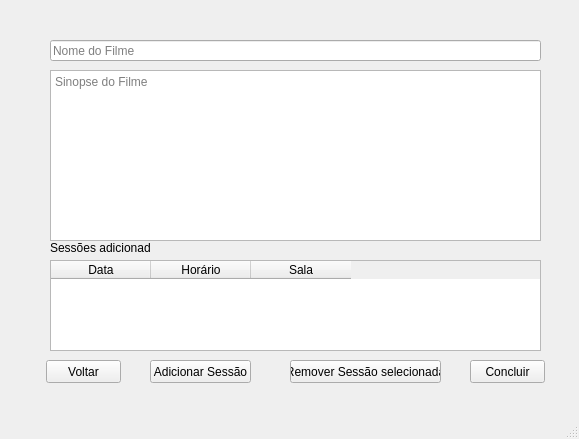
<?xml version="1.0" encoding="UTF-8"?>
<ui version="4.0">
 <class>MainWindow</class>
 <widget class="QMainWindow" name="MainWindow">
  <property name="geometry">
   <rect>
    <x>0</x>
    <y>0</y>
    <width>579</width>
    <height>439</height>
   </rect>
  </property>
  <property name="windowTitle">
   <string>MainWindow</string>
  </property>
  <property name="layoutDirection">
   <enum>Qt::LeftToRight</enum>
  </property>
  <widget class="QWidget" name="centralwidget">
   <widget class="QPushButton" name="pushButton">
    <property name="geometry">
     <rect>
      <x>46</x>
      <y>360</y>
      <width>75</width>
      <height>23</height>
     </rect>
    </property>
    <property name="text">
     <string>Voltar</string>
    </property>
   </widget>
   <widget class="QLabel" name="label">
    <property name="geometry">
     <rect>
      <x>50</x>
      <y>240</y>
      <width>101</width>
      <height>16</height>
     </rect>
    </property>
    <property name="text">
     <string>Sessões adicionadas</string>
    </property>
   </widget>
   <widget class="QPushButton" name="pushButton_2">
    <property name="geometry">
     <rect>
      <x>150</x>
      <y>360</y>
      <width>101</width>
      <height>23</height>
     </rect>
    </property>
    <property name="text">
     <string>Adicionar Sessão</string>
    </property>
   </widget>
   <widget class="QPushButton" name="pushButton_3">
    <property name="geometry">
     <rect>
      <x>470</x>
      <y>360</y>
      <width>75</width>
      <height>23</height>
     </rect>
    </property>
    <property name="text">
     <string>Concluir</string>
    </property>
   </widget>
   <widget class="QTableWidget" name="tableWidget">
    <property name="enabled">
     <bool>true</bool>
    </property>
    <property name="geometry">
     <rect>
      <x>50</x>
      <y>260</y>
      <width>491</width>
      <height>91</height>
     </rect>
    </property>
    <property name="gridStyle">
     <enum>Qt::SolidLine</enum>
    </property>
    <column>
     <property name="text">
      <string>Data</string>
     </property>
     <property name="textAlignment">
      <set>AlignCenter</set>
     </property>
    </column>
    <column>
     <property name="text">
      <string>Horário</string>
     </property>
     <property name="textAlignment">
      <set>AlignCenter</set>
     </property>
    </column>
    <column>
     <property name="text">
      <string>Sala</string>
     </property>
     <property name="textAlignment">
      <set>AlignCenter</set>
     </property>
    </column>
   </widget>
   <widget class="QLineEdit" name="lineEdit">
    <property name="geometry">
     <rect>
      <x>50</x>
      <y>40</y>
      <width>491</width>
      <height>21</height>
     </rect>
    </property>
    <property name="placeholderText">
     <string>Nome do Filme</string>
    </property>
   </widget>
   <widget class="QTextEdit" name="textEdit">
    <property name="geometry">
     <rect>
      <x>50</x>
      <y>70</y>
      <width>491</width>
      <height>171</height>
     </rect>
    </property>
    <property name="placeholderText">
     <string>Sinopse do Filme</string>
    </property>
   </widget>
   <widget class="QPushButton" name="pushButton_4">
    <property name="geometry">
     <rect>
      <x>290</x>
      <y>360</y>
      <width>151</width>
      <height>23</height>
     </rect>
    </property>
    <property name="text">
     <string>Remover Sessão selecionada</string>
    </property>
   </widget>
  </widget>
  <widget class="QMenuBar" name="menubar">
   <property name="geometry">
    <rect>
     <x>0</x>
     <y>0</y>
     <width>579</width>
     <height>21</height>
    </rect>
   </property>
  </widget>
  <widget class="QStatusBar" name="statusbar"/>
 </widget>
 <resources/>
 <connections/>
</ui>
